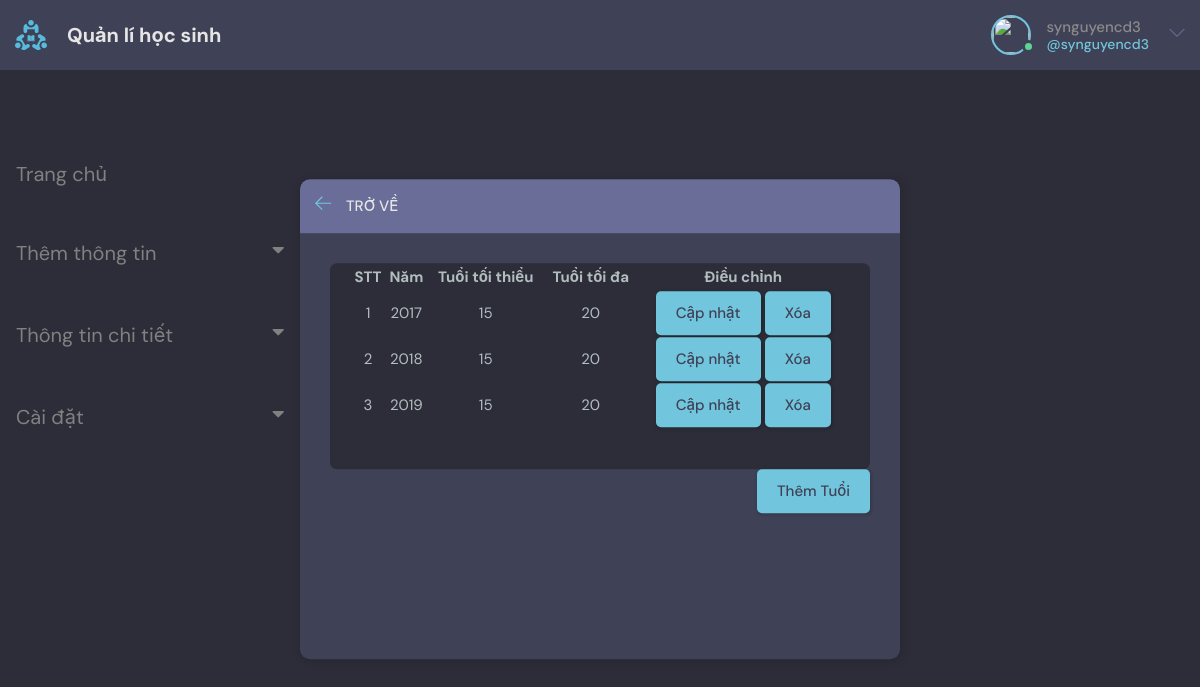
The page /quanlidotuoi/ (signed in) on the database its author committed.
### base/models.py (models this page shows, shortened)
class Age(models.Model):
    year = models.CharField(max_length=200, unique=True)
    max_age = models.IntegerField(null=False)
    min_age = models.IntegerField(null=False)

### base/views.py (the view)
def quanlidotuoi(request):
    age = Age.objects.all()
    context = {'age': age}
    return render(request, 'base/quanlidotuoi.html', context=context)

### base/templates/base/quanlidotuoi.html
{% extends 'main.html' %}
{% block content %}
<main class = "create-room layout">
    <div class="container">
        {% include 'base/topics_component.html' %}
      <div class="layout__box">
        <div class="layout__boxHeader">
            <div class="layout__boxTitle">
              <a href="{% url 'home' %}">
                <svg version="1.1" xmlns="http://www.w3.org/2000/svg" width="32" height="32" viewBox="0 0 32 32">
                  <title>arrow-left</title>
                  <path
                    d="M13.723 2.286l-13.723 13.714 13.719 13.714 1.616-1.611-10.96-10.96h27.625v-2.286h-27.625l10.965-10.965-1.616-1.607z">
                  </path>
                </svg>
              </a>
              <h3>Trở về</h3>
            </div>
          </div>
          <div class="layout__body">
                <div class="threads scroll">
                    <table style="width: 100%">
                        <tr>
                            <th>STT </th>
                            <th>Năm </th>
                            <th>Tuổi tối thiểu </th>
                            <th>Tuổi tối đa </th>
                            <th>Điều chỉnh </th>
                        </tr>
                        {% for year in age %}
                        <tr>
                            <td>{{forloop.counter }} </td>
                            <td>{{year.year}}</td>
                            <td>{{year.min_age}}</td>
                            <td>{{year.max_age}}</td>
                            <td>
                                <a href="{% url 'capNhatTuoi' year.id %}" class="btn btn--main">Cập nhật</a>
                                <a href="{% url 'xoaTuoi' year.id %}" onclick="return confirm('Xác nhận xóa tuổi này ?')" class="btn btn--main">Xóa</a>
                            </td>
                        </tr>
                    {% endfor %}
                    </table>
                </div>
                    <div class="form__action">
                        <a href="{% url 'themTuoi' %}" type="button" class="btn btn--main">Thêm Tuổi</a>
                    </div>
        </div>
    </div>
</main>
{% endblock content %}

### templates/navbar.html (shortened to what this page needs)
{% load static %}
<header class="header header--loggedIn">
    <div class="container">
        <a href="{% url 'home' %}" class="header__logo">
            <img src="{% static 'images/logo.svg' %}" />
            <h1>Quản lí học sinh</h1>
        </a>
        <nav class="header__menu">
            {% if request.user.is_authenticated %}
            <div class="header__user">
                <a href=" url 'update-user' ">
                    <div class="avatar avatar--medium active">
                        <img src="{{request.user.avatar.url}}" />
                    </div>
                    <p>{{request.user.username}} <span>@{{request.user.username}}</span></p>
                </a>
                <button class="dropdown-button">
                    <svg version="1.1" xmlns="http://www.w3.org/2000/svg" width="32" height="32" viewBox="0 0 32 32">
                        <title>chevron-down</title>
                        <path d="M16 21l-13-13h-3l16 16 16-16h-3l-13 13z"></path>
                    </svg>
                </button>
            </div>
            {% else %}
            <a href="{% url 'login' %}">
                <img src="{% static 'images/avatar.svg' %}" />
                <p>Login</p>
            </a>
            {% endif %}
        </nav>
    </div>
</header>

### static/styles/style.css (style rules this page uses)
:root { --color-main: #71c6dd; --color-main-light: #e1f6fb; --color-dark: #3f4156; --color-dark-medium: #51546e; --color-dark-light: #696d97; --color-light: #e5e5e5; --color-gray: #8b8b8b; --color-light-gray: #b2bdbd; --color-bg: #2d2d39; --color-success: #5dd693; --color-error: #fc4b0b; }
* { font-family: "DM Sans", -apple-system, BlinkMacSystemFont, "Segoe UI", Roboto, Oxygen, Ubuntu, Cantarell, "Open Sans", "Helvetica Neue", sans-serif; margin: 0; padding: 0; box-sizing: border-box; text-rendering: optimizeLegibility; font-size: inherit; }
html { font-size: 56.25%; }
@media only screen and (min-width: 1200px) { html { font-size: 62.5%; } }
body { line-height: 1.6; font-weight: 400; font-size: 1.5rem; color: var(--color-light-gray); background-color: var(--color-bg); min-height: 100vh; }
img { width: 100%; }
a { display: inline-block; color: var(--color-main); text-decoration: none; }
.container { max-width: 120rem; width: 100%; margin: auto; }
.btn { background-color: transparent; border: none; display: inline-flex; align-items: center; gap: 1rem; cursor: pointer; transition: all ease-in-out 0.3s; padding: 1rem 2rem; border-radius: 5px; box-shadow: 1px 1px 3px 1px rgba(0, 0, 0, 0.15); font-weight: 500; }
.btn--main { background-color: var(--color-main); color: var(--color-dark); }
.avatar { position: relative; display: inline-block; border-radius: 50%; border: 2px solid var(--color-main); }
.avatar img { display: block; border-radius: 50%; object-fit: cover; object-position: center; }
.avatar::after { content: ""; display: block; position: absolute; background-color: var(--color-gray); z-index: 111; border-radius: 50%; border: 0.3rem solid var(--color-dark); }
.avatar.active::after { background-color: var(--color-success); }
.avatar.avatar--medium img { width: 3.6rem; height: 3.6rem; border-radius: 50%; }
.avatar.avatar--medium:after { width: 0.7rem; height: 0.7rem; bottom: 0px; right: -6px; }
.header { padding: 1.5rem; background-color: var(--color-dark); }
.header > .container { display: flex; gap: 9.5rem; }
.header__logo, .header__user { display: flex; gap: 2rem; align-items: center; }
.header__logo > img { height: 3.2rem; width: 3.2rem; }
.header__logo > h1 { font-weight: 700; font-size: 2rem; color: var(--color-light); }
.header__menu { margin-left: auto; position: relative; }
.header__menu a { display: flex; gap: 1.5rem; align-items: center; font-weight: 500; text-decoration: none; color: var(--color-gray); }
.header__menu img { height: 3.6rem; }
.header__menu p { line-height: 1.2; }
.header__menu span { color: var(--color-main); font-weight: 500; font-size: 1.4rem; display: block; }
.header__menu svg { width: 1.6rem; height: 1.6rem; fill: var(--color-dark-light); }
.dropdown-button { background: transparent; border: 0; outline: 0; cursor: pointer; }
.layout { margin-top: 2.4rem; }
.layout > .container { display: flex; justify-content: space-between; align-items: flex-start; }
.layout__box { width: 90%; width: 60rem; height: 48rem; position: absolute; top: 50%; left: 50%; transform: translate(-50%, -46%); background-color: var(--color-dark); border-radius: 1rem; box-shadow: 1px 1px 6px 3px rgba(0, 0, 0, 0.1); overflow: hidden; }
table, td, th { border: 0px solid black; }
th,td { padding-top: 0px; padding-bottom: 0px; padding-left: 0px; padding-right: 0px; text-align: center; }
.layout__boxHeader { display: flex; padding: 1.5rem; background-color: var(--color-dark-light); }
.layout__boxTitle { display: flex; gap: 1.5rem; align-items: center; }
.layout__boxTitle h3 { text-transform: uppercase; font-weight: 500; color: var(--color-light); }
.layout__boxTitle svg { width: 1.6rem; height: 1.6rem; fill: var(--color-main); }
.layout__body { margin: 3rem; }
.form__action { display: flex; justify-content: flex-end; gap: 3rem; }
.create-room.layout .layout__box { max-width: 68rem; }
.threads { width: 54rem; max-height: 35rem; background: var(--color-bg); border-radius: 0.7rem; overflow-y: scroll; height: 100%; padding: 0 2rem 4rem 2rem; }

### base/templates/base/topics_component.html (style rules this page uses)
.active { color: white; }

### rows shown on the page
Age: year "2017", min_age "15", max_age "20"
Age: year "2018", min_age "15", max_age "20"
Age: year "2019", min_age "15", max_age "20"

### other values the page prints
{{ request.user.username }} "synguyencd3"
